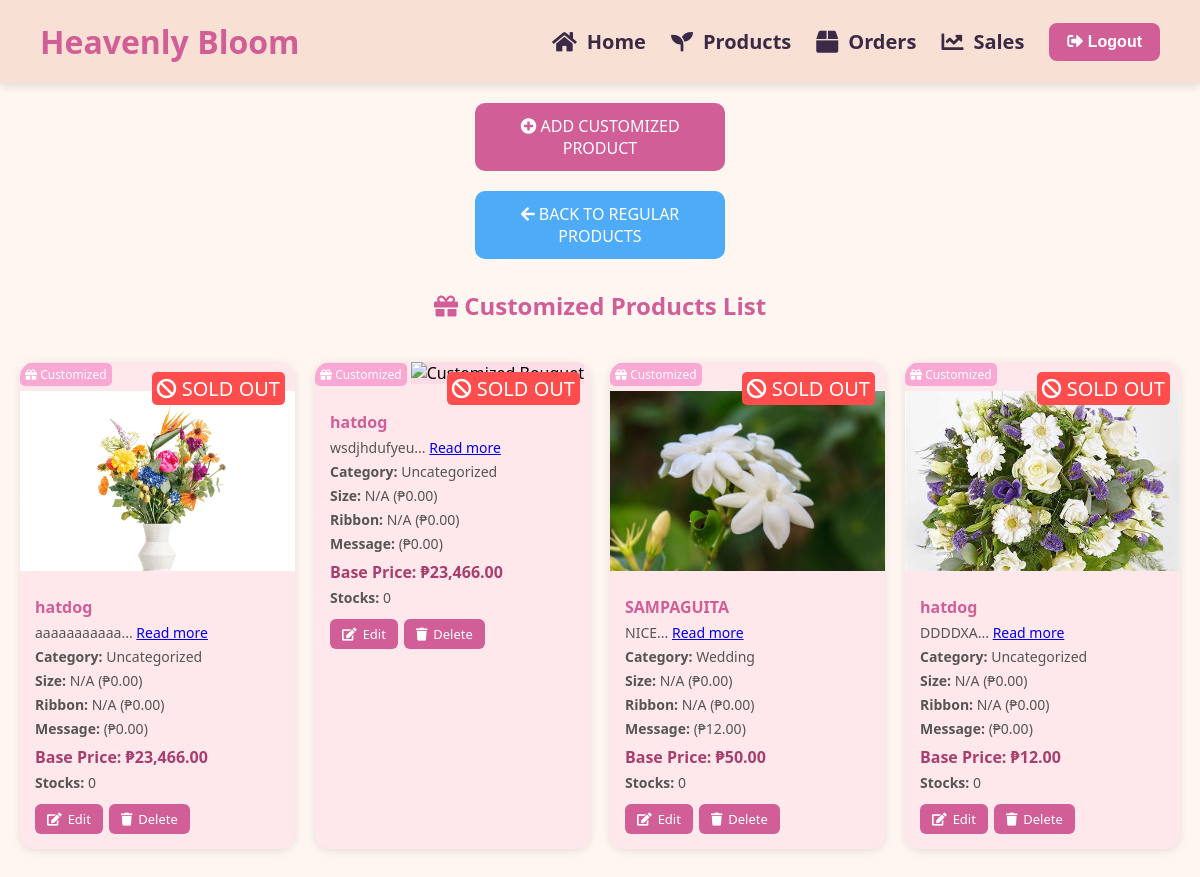
Before: /admin_customized_products.php with the older database file.
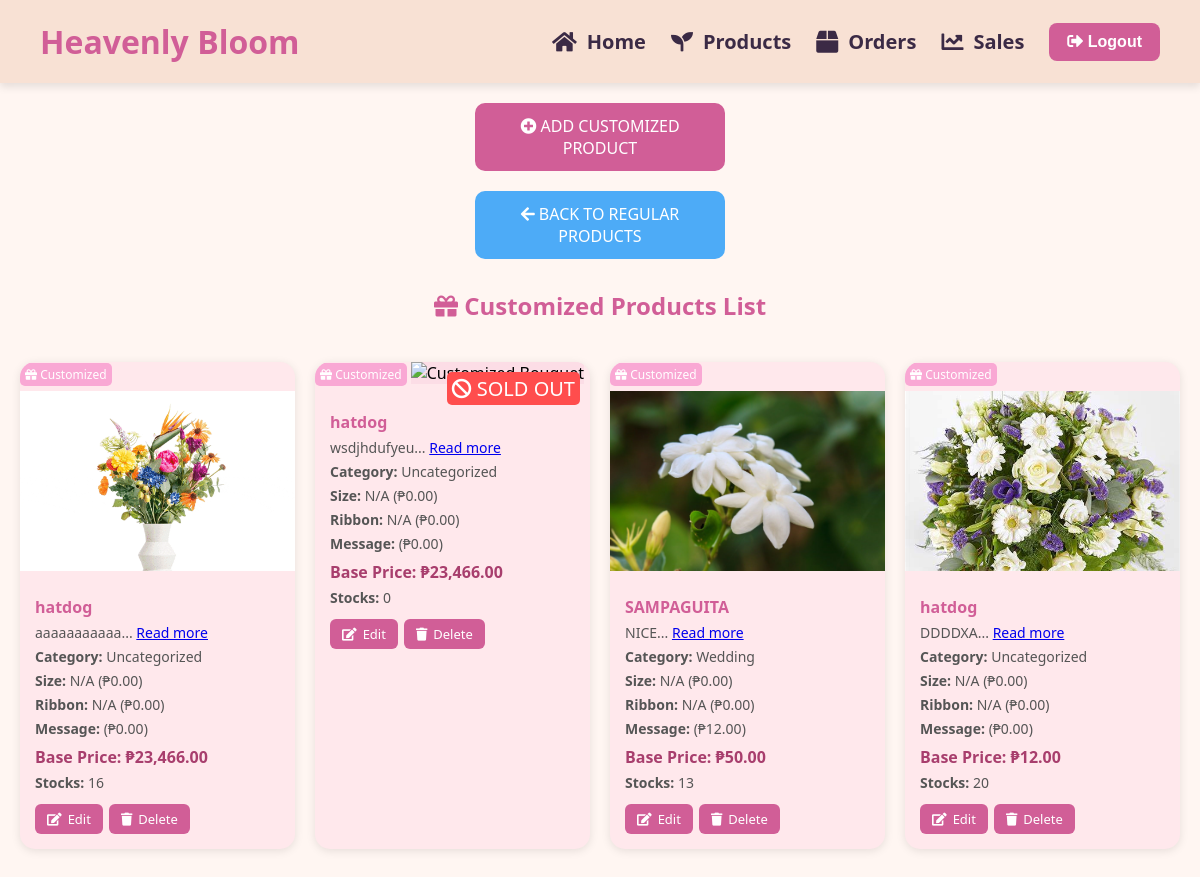
After: the same page with the newer database file.
### tables this page shows
CREATE TABLE `customized_products` (
  `id` int(11) NOT NULL,
  `product_id` int(11) NOT NULL,
  `occasion_type` varchar(255) NOT NULL,
  `color` varchar(50) NOT NULL,
  `size` varchar(50) NOT NULL,
  `add_ons` text DEFAULT NULL,
  `message` text DEFAULT NULL,
  `bouquet_sizes` varchar(255) DEFAULT NULL,
  `ribbon_colors` varchar(255) DEFAULT NULL,
  `created_at` timestamp NOT NULL DEFAULT current_timestamp(),
  `updated_at` timestamp NOT NULL DEFAULT current_timestamp() ON UPDATE current_timestamp(),
  `product_name` varchar(255) NOT NULL,
  `product_price` decimal(10,2) NOT NULL,
  `product_description` text DEFAULT NULL,
  `product_image` varchar(255) NOT NULL DEFAULT 'default.jpg',
  `category_id` int(11) DEFAULT NULL,
  `message_price` decimal(10,2) NOT NULL DEFAULT 0.00,
  `stock_count` int(11) DEFAULT 0,
  `is_deleted` tinyint(1) DEFAULT 0
);

CREATE TABLE `categories` (
  `id` int(11) NOT NULL,
  `name` varchar(100) NOT NULL,
  `description` text DEFAULT NULL,
  `category_id` int(11) DEFAULT NULL,
  `is_customized` tinyint(1) DEFAULT 0,
  `customized` varchar(100) DEFAULT NULL
);

### admin_customized_products.php (the view, shortened to what this page needs)
<?php
include 'navbar.php';
include 'db_connection.php';
$customized_result = mysqli_query($conn, "
    SELECT cp.*, cp.stock_count, cat.name AS category_name,
           bs.name AS bouquet_size_name, bs.price AS bouquet_size_price,
           rc.name AS ribbon_color_name, rc.price AS ribbon_color_price
    FROM customized_products cp
    LEFT JOIN categories cat ON cp.category_id = cat.id
    LEFT JOIN bouquet_sizes bs ON cp.bouquet_sizes = bs.id
    LEFT JOIN ribbon_colors rc ON cp.ribbon_colors = rc.id
    WHERE cp.is_deleted = 0
") or die("Query Error (Customized): " . mysqli_error($conn));
?>
<!DOCTYPE html>
<html lang="en">
<head>
    <link rel="stylesheet" href="https://cdnjs.cloudflare.com/ajax/libs/font-awesome/5.15.3/css/all.min.css"/>
</head>
<body>
<a href="add_customized_product.php" class="add-product-btn">
    <i class="fas fa-plus-circle"></i> ADD CUSTOMIZED PRODUCT
</a>
<a href="product.php" class="back-link">
    <i class="fas fa-arrow-left"></i> BACK TO REGULAR PRODUCTS
</a>
<h2><i class="fas fa-gift"></i> Customized Products List</h2>
<div class="product-grid">
    <?php while($custom = mysqli_fetch_assoc($customized_result)):
        $productImage = !empty($custom['product_image']) && file_exists("uploads/" . $custom['product_image'])
            ? "uploads/" . htmlspecialchars($custom['product_image'])
            : "uploads/default.jpg";
    ?>
        <div class="product-card">
            <?php if ($custom['stock_count'] <= 0): ?>
                <span class="sold-out-label"><i class="fas fa-ban"></i> SOLD OUT</span>
            <?php endif; ?>
            <span class="customized-label"><i class="fas fa-gift"></i> Customized</span>
            <img src="<?= $productImage ?>" alt="Customized Bouquet">
            <div class="product-details">
                <h3><?= htmlspecialchars($custom['product_name']) ?></h3>
                <p class="description">
                    <?= substr(htmlspecialchars($custom['product_description']), 0, 100) ?>...
                    <a href="javascript:void(0);" class="read-more">Read more</a>
                </p>
                <p><strong>Category:</strong> <?= htmlspecialchars($custom['category_name'] ?? 'Uncategorized') ?></p>
                <p><strong>Size:</strong> <?= htmlspecialchars($custom['bouquet_size_name'] ?? 'N/A') ?> (₱<?= number_format($custom['bouquet_size_price'] ?? 0, 2) ?>)</p>
                <p><strong>Ribbon:</strong> <?= htmlspecialchars($custom['ribbon_color_name'] ?? 'N/A') ?> (₱<?= number_format($custom['ribbon_color_price'] ?? 0, 2) ?>)</p>
                <p><strong>Message:</strong> <?= htmlspecialchars($custom['message'] ?? 'N/A') ?> (₱<?= number_format($custom['message_price'] ?? 0, 2) ?>)</p>
                <div class="price">Base Price: ₱<?= number_format($custom['product_price'], 2) ?></div>
                <p><strong>Stocks:</strong> <?= htmlspecialchars($custom['stock_count']) ?></p>
                <div class="action-btns">
                    <a href="edit_customized_product.php?id=<?= $custom['id'] ?>" title="Edit Customized Bouquet"><i class="fas fa-edit"></i> Edit</a>
                    <a href="admin_customized_products.php?delete_id=<?= $custom['id'] ?>" onclick="return confirm('Delete this customized product?');" title="Delete Customized Product"><i class="fas fa-trash"></i> Delete</a>
                </div>
            </div>
        </div>
    <?php endwhile; ?>
</div>
</body>
</html>

### navbar.php (shortened to what this page needs)
<!DOCTYPE html>
<html lang="en">
<head>
  <link href="https://cdnjs.cloudflare.com/ajax/libs/font-awesome/5.15.3/css/all.min.css" rel="stylesheet"/>
</head>
<body>
  <nav class="navbar">
    <div class="navbar-container">
      <a href="dass.php" class="logo">Heavenly Bloom</a>
      <div class="nav-right">
        <ul class="nav-links">
          <li><a href="admin_dashboard.php"><i class="fas fa-home"></i>Home</a></li>
          <li><a href="product.php"><i class="fas fa-seedling"></i>Products</a></li>
          <li><a href="orders.php"><i class="fas fa-box"></i>Orders</a></li>
          <li><a href="sales.php"><i class="fas fa-chart-line"></i>Sales</a></li>
        </ul>
        <form action="logout.php" method="post">
          <button type="submit" class="logout-btn"><i class="fas fa-sign-out-alt"></i> Logout</button>
        </form>
      </div>
    </div>
  </nav>
</body>
</html>

### navbar.php (style rules this page uses)
* { margin: 0; padding: 0; box-sizing: border-box; }
body { font-family: 'Segoe UI', sans-serif; }
.navbar { background-color: #f8e1d4; padding: 20px 0; box-shadow: 0 4px 8px rgba(0,0,0,0.1); }
.navbar-container { max-width: 1200px; margin: 0 auto; padding: 0 40px; display: flex; justify-content: space-between; align-items: center; }
.logo { font-size: 32px; font-weight: bold; color: #d15e97; text-decoration: none; }
.nav-right { display: flex; align-items: center; gap: 25px; }
.nav-links { list-style: none; display: flex; gap: 25px; }
.nav-links li a { text-decoration: none; color: #3b2a45; font-size: 20px; font-weight: 600; display: flex; align-items: center; gap: 10px; transition: color 0.3s ease, transform 0.3s ease; }
.nav-links i { font-size: 22px; }
.logout-btn { background-color: #d15e97; color: white; padding: 10px 18px; border: none; border-radius: 8px; font-size: 16px; font-weight: bold; cursor: pointer; transition: background 0.3s ease; }

### admin_customized_products.php (style rules this page uses)
body { font-family: 'Segoe UI', sans-serif; background-color: #fff6f2; margin: 0; padding: 0; }
h2 { text-align: center; color: #d15e97; margin-top: 30px; }
.add-product-btn { display: block; background-color: #d15e97; color: white; text-align: center; padding: 12px; font-size: 16px; text-decoration: none; border-radius: 10px; width: 250px; margin: 20px auto; }
.product-grid { display: grid; grid-template-columns: repeat(auto-fit, minmax(220px, 1fr)); gap: 20px; padding: 40px 20px; max-width: 1200px; margin: 0 auto; }
.product-card { background: #ffe8ec; border-radius: 15px; box-shadow: 0 2px 10px rgba(0,0,0,0.1); overflow: hidden; transition: transform 0.2s ease; position: relative; }
.product-card img { width: 100%; height: 180px; object-fit: cover; background-color: #fcdde6; }
.product-details { padding: 15px; }
.product-details h3 { font-size: 16px; margin: 5px 0; color: #d15e97; }
.product-details p { font-size: 14px; margin: 5px 0; color: #555; }
.price { font-weight: bold; color: #a83e6d; margin-top: 8px; }
.action-btns { margin-top: 12px; display: flex; flex-wrap: wrap; gap: 6px; }
.action-btns a { background-color: #d15e97; color: white; padding: 6px 12px; border-radius: 6px; font-size: 13px; text-decoration: none; display: inline-flex; align-items: center; transition: background 0.3s ease; }
.action-btns a i { margin-right: 6px; }
.customized-label { background-color: #f9a8d4; color: white; padding: 3px 5px; border-radius: 5px; font-size: 12px; margin-bottom: 5px; display: inline-block; }
.sold-out-label { background-color: #ff4d4d; color: white; padding: 3px 5px; border-radius: 5px; font-size: 20px; margin-bottom: 5px; display: inline-block; position: absolute; top: 10px; right: 10px; z-index: 1; }
.back-link { display: block; background-color: #4dabf7; color: white; text-align: center; padding: 12px; font-size: 16px; text-decoration: none; border-radius: 10px; width: 250px; margin: 20px auto; }

Changed rows visible on the page:
changed customized_products "aaaaaaaaaaa": stock_count "0" → "16"; no longer shows "SOLD OUT"
changed customized_products "SAMPAGUITA": stock_count "0" → "13"; no longer shows "SOLD OUT"
changed customized_products "DDDDXA": stock_count "0" → "20"; no longer shows "SOLD OUT"
